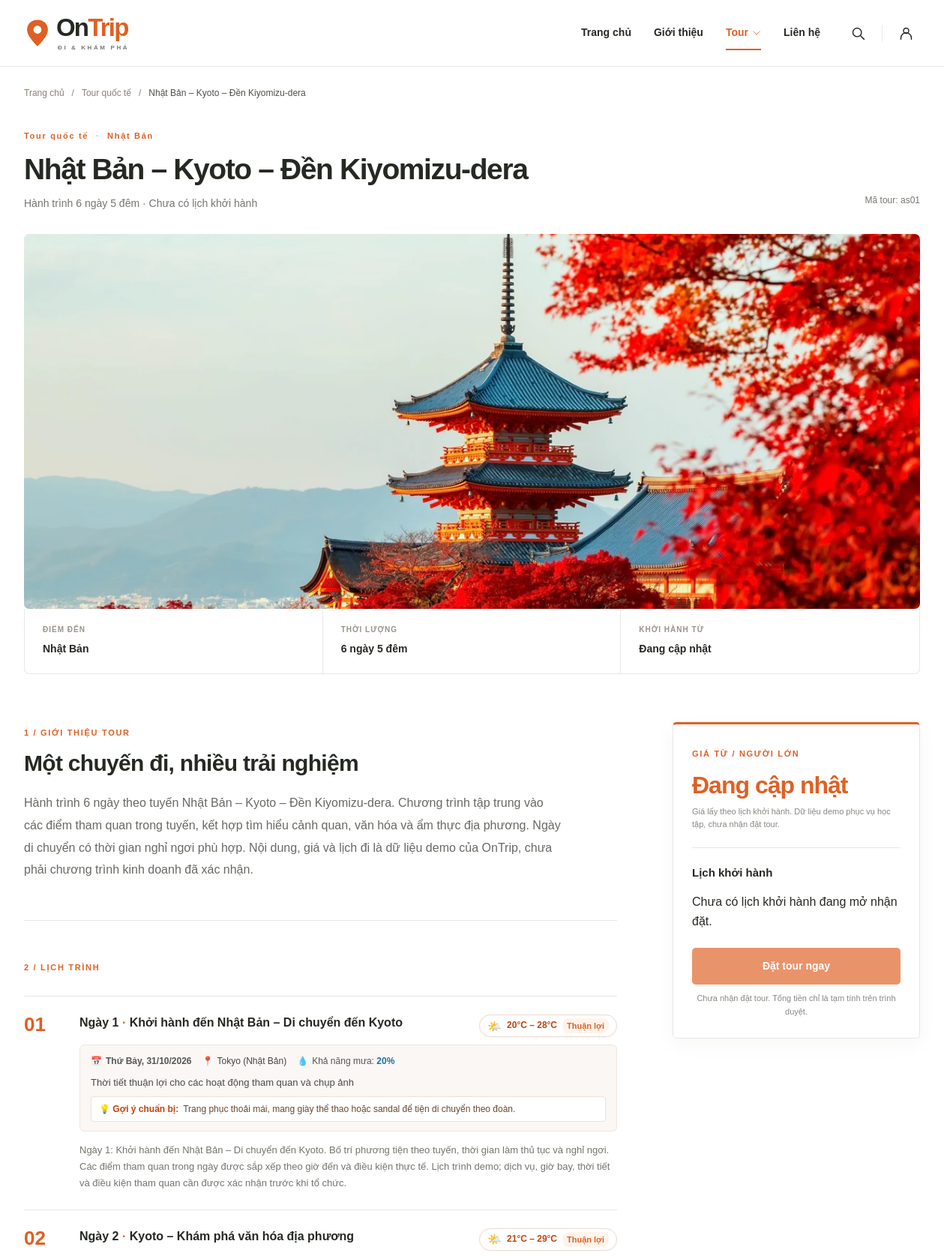
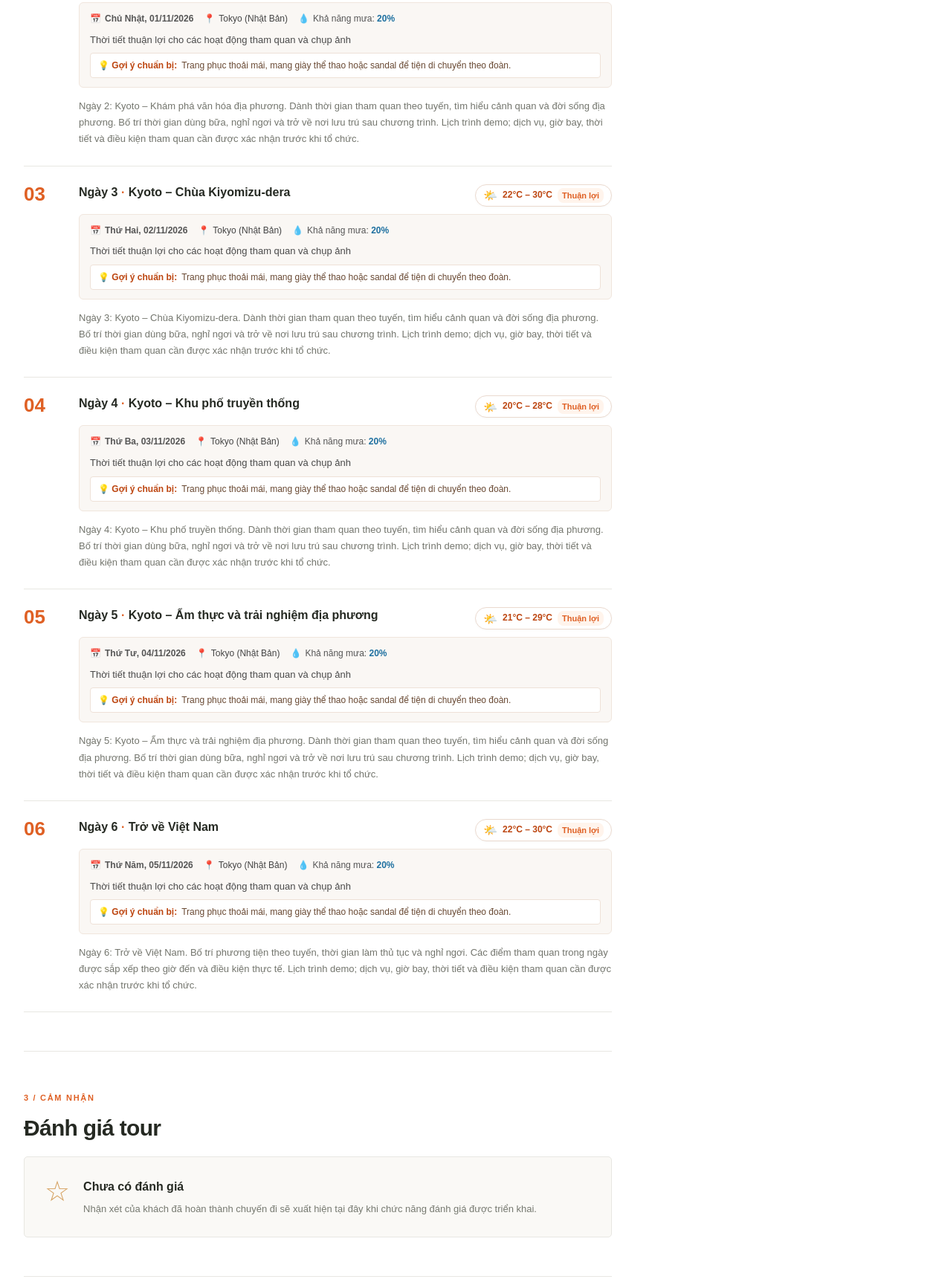
Screenshot of /index.php?page=tour-detail&type=international&id=as01 (upper part) with the database file from the repository (2 pictures, top to bottom).
### tables this page shows
CREATE TABLE IF NOT EXISTS `tour` (
    `id_tour` BIGINT UNSIGNED NOT NULL AUTO_INCREMENT,
    `ma_tour` VARCHAR(30) NOT NULL,
    `id_diem_den_chinh` BIGINT UNSIGNED NOT NULL,
    `ten_tour` VARCHAR(255) NOT NULL,
    `gioi_thieu` TEXT DEFAULT NULL,
    `so_ngay` TINYINT UNSIGNED NOT NULL,
    `duong_dan_anh` VARCHAR(255) DEFAULT NULL,
    `trang_thai` ENUM('draft', 'published', 'archived') NOT NULL DEFAULT 'draft',
    `noi_bat` TINYINT(1) NOT NULL DEFAULT 0,
    `tao_luc` TIMESTAMP NOT NULL DEFAULT CURRENT_TIMESTAMP,
    `cap_nhat_luc` TIMESTAMP NOT NULL DEFAULT CURRENT_TIMESTAMP ON UPDATE CURRENT_TIMESTAMP,
    PRIMARY KEY (`id_tour`),
    UNIQUE KEY `uq_tours_code` (`ma_tour`),
    KEY `idx_tours_destination_status` (`id_diem_den_chinh`, `trang_thai`),
    KEY `idx_tours_featured_status` (`noi_bat`, `trang_thai`),
    CONSTRAINT `chk_tours_duration` CHECK (`so_ngay` > 0),
    CONSTRAINT `fk_tours_destination` FOREIGN KEY (`id_diem_den_chinh`)
        REFERENCES `diem_den` (`id_diem_den`) ON UPDATE RESTRICT ON DELETE RESTRICT
);

CREATE TABLE IF NOT EXISTS `diem_den` (
    `id_diem_den` BIGINT UNSIGNED NOT NULL AUTO_INCREMENT,
    `ma_khu_vuc` VARCHAR(32) NOT NULL,
    `ten_diem_den` VARCHAR(120) NOT NULL,
    `duong_dan_anh` VARCHAR(255) DEFAULT NULL,
    `dang_hoat_dong` TINYINT(1) NOT NULL DEFAULT 1,
    PRIMARY KEY (`id_diem_den`),
    UNIQUE KEY `uq_destinations_region_name` (`ma_khu_vuc`, `ten_diem_den`),
    CONSTRAINT `fk_destinations_region` FOREIGN KEY (`ma_khu_vuc`)
        REFERENCES `khu_vuc_tour` (`ma_khu_vuc`) ON UPDATE CASCADE ON DELETE RESTRICT
);

CREATE TABLE IF NOT EXISTS `lich_trinh_ngay` (
    `id_lich_trinh_ngay` BIGINT UNSIGNED NOT NULL AUTO_INCREMENT,
    `id_tour` BIGINT UNSIGNED NOT NULL,
    `ngay_thu` TINYINT UNSIGNED NOT NULL,
    `tieu_de` VARCHAR(255) NOT NULL,
    `noi_dung` TEXT NOT NULL,
    PRIMARY KEY (`id_lich_trinh_ngay`),
    UNIQUE KEY `uq_itinerary_tour_day` (`id_tour`, `ngay_thu`),
    CONSTRAINT `chk_itinerary_day` CHECK (`ngay_thu` > 0),
    CONSTRAINT `fk_itinerary_tour` FOREIGN KEY (`id_tour`)
        REFERENCES `tour` (`id_tour`) ON UPDATE RESTRICT ON DELETE CASCADE
);

### app/views/tour/detail.php (the view, shortened to what the rows shown need)
<?php
$escape = static function ($value): string {
    return htmlspecialchars((string) $value, ENT_QUOTES, 'UTF-8');
};
$adultPrice = $selectedSchedule['adult_price'] ?? 0;
$childPrice = $selectedSchedule['child_price'] ?? 0;
$weatherByDay = [];
if (!empty($itineraryWeather)) {
    foreach ($itineraryWeather as $w) {
        $weatherByDay[(int) $w['day']] = $w;
    }
}
?>
<!doctype html>
<html lang="vi">
<head>
    <link rel="stylesheet" href="assets/css/style.css">
</head>
<body class="detail-page" data-tour-id="<?= $escape($tour['id'] ?? '') ?>">
<?php require __DIR__ . '/../partials/header.php'; ?>
<main id="noi-dung" class="detail-main">
<?php if ($notFound): ?>
    <div class="container detail-not-found"><h1>Không tìm thấy tour</h1><p>Tour không tồn tại hoặc chưa được công bố.</p><a class="button button-primary" href="index.php?page=tours&amp;type=<?= $tourType ?>">Xem danh sách tour</a></div>
<?php else: ?>
    <div class="container">
        <nav class="detail-breadcrumb" aria-label="Đường dẫn trang"><a href="index.php">Trang chủ</a><span>/</span><a href="index.php?page=tours&amp;type=<?= $tourType ?>"><?= $typeTitle ?></a><span>/</span><span aria-current="page"><?= $escape($tour['name']) ?></span></nav>
        <header class="detail-heading">
            <div><span class="detail-kicker"><?= $typeTitle ?> <span>·</span> <?= $escape($tour['destination']) ?></span><h1><?= $escape($tour['name']) ?></h1><p>Hành trình <?= $escape($tour['duration']) ?> · <?= $tour['origin'] !== '' ? 'Khởi hành từ ' . $escape($tour['origin']) : 'Chưa có lịch khởi hành' ?></p></div>
            <span class="detail-code">Mã tour: <?= $escape($tour['id']) ?></span>
        </header>
        <div class="detail-hero"><img src="<?= $escape($tour['image']) ?>" alt="<?= $escape($tour['destination']) ?>" width="1200" height="590"></div>
        <div class="detail-facts" aria-label="Thông tin nhanh">
            <div><span>ĐIỂM ĐẾN</span><strong><?= $escape($tour['destination']) ?></strong></div>
            <div><span>THỜI LƯỢNG</span><strong><?= $escape($tour['duration']) ?></strong></div>
            <div><span>KHỞI HÀNH TỪ</span><strong><?= $escape($tour['origin'] ?: 'Đang cập nhật') ?></strong></div>
        </div>
        <div class="detail-layout">
            <div class="detail-content">
                <section class="detail-section" id="tong-quan">
                    <span class="detail-section-label">1 / GIỚI THIỆU TOUR</span><h2>Một chuyến đi, nhiều trải nghiệm</h2>
                    <p><?= nl2br($escape($tour['introduction'] ?: 'Giới thiệu tour đang được cập nhật.')) ?></p>
                </section>
                <section class="detail-section" id="lich-trinh">
                    <span class="detail-section-label">2 / LỊCH TRÌNH</span>
                    <div class="detail-days" data-detail-days>
                        <?php foreach ($tour['itinerary'] as $day): ?>
                        <?php
                            $dayNum = (int) $day['day'];
                            $dayWeather = $weatherByDay[$dayNum] ?? null;
                        ?>
                        <article class="detail-day" data-day-item="<?= $dayNum ?>">
                            <span class="detail-day-number"><?= str_pad((string) $dayNum, 2, '0', STR_PAD_LEFT) ?></span>
                            <div class="detail-day-body">
                                <div class="detail-day-title-row">
                                    <h3>Ngày <?= $dayNum ?> <span>·</span> <?= $escape($day['title']) ?></h3>
                                    <?php if ($dayWeather): ?>
                                    <div class="day-weather-badge" data-weather-badge="<?= $dayNum ?>">
                                        <span class="weather-icon" data-weather-icon><?= $dayWeather['icon'] ?></span>
                                        <span class="weather-temp" data-weather-temp><?= $escape($dayWeather['temp_range']) ?></span>
                                        <span class="weather-tag" data-weather-tag><?= $escape($dayWeather['badge']) ?></span>
                                    </div>
                                    <?php endif; ?>
                                </div>
                                <?php if ($dayWeather): ?>
                                <div class="day-weather-card" data-weather-card="<?= $dayNum ?>">
                                    <div class="weather-card-meta">
                                        <span class="weather-meta-item weather-meta-date">
                                            <span aria-hidden="true">📅</span>
                                            <span data-weather-date><?= $escape($dayWeather['date_formatted']) ?></span>
                                        </span>
                                        <span class="weather-meta-item weather-meta-loc">
                                            <span aria-hidden="true">📍</span>
                                            <span data-weather-loc><?= $escape($dayWeather['location']) ?></span>
                                        </span>
                                        <span class="weather-meta-item weather-meta-rain">
                                            <span aria-hidden="true">💧</span>
                                            <span>Khả năng mưa: <strong data-weather-rain><?= (int) $dayWeather['rain'] ?>%</strong></span>
                                        </span>
                                    </div>
                                    <div class="weather-card-desc">
                                        <span class="weather-status-text" data-weather-status><?= $escape($dayWeather['status']) ?></span>
                                    </div>
                                    <?php if (!empty($dayWeather['advice'])): ?>
                                    <div class="weather-card-advice" data-weather-advice-box>
                                        <span class="advice-label">💡 Gợi ý chuẩn bị:</span>
                                        <span class="advice-content" data-weather-advice><?= $escape($dayWeather['advice']) ?></span>
                                    </div>
                                    <?php endif; ?>
                                </div>
                                <?php endif; ?>
                                <p class="detail-day-content"><?= nl2br($escape($day['content'])) ?></p>
                            </div>
                        </article>
                        <?php endforeach; ?>
                    </div>
                </section>
                <section class="detail-section" id="danh-gia"><span class="detail-section-label">3 / CẢM NHẬN</span><h2>Đánh giá tour</h2><div class="detail-review-empty"><span aria-hidden="true">☆</span><div><strong>Chưa có đánh giá</strong><p>Nhận xét của khách đã hoàn thành chuyến đi sẽ xuất hiện tại đây khi chức năng đánh giá được triển khai.</p></div></div></section>
            </div>
            <aside class="detail-sidebar" aria-label="Lịch khởi hành và tạm tính tour">
                <div class="detail-booking" <?= $selectedSchedule ? 'data-booking-preview' : '' ?> data-adult-price="<?= $adultPrice ?>" data-child-price="<?= $childPrice ?>">
                    <span class="detail-booking-label">GIÁ TỪ / NGƯỜI LỚN</span>
                    <p class="detail-price"><?= $tour['price'] !== null ? number_format($tour['price'], 0, ',', '.') . ' <small>₫</small>' : 'Đang cập nhật' ?></p>
                    <p class="detail-price-note">Giá lấy theo lịch khởi hành. Dữ liệu demo phục vụ học tập, chưa nhận đặt tour.</p>
                    <div class="detail-booking-divider"></div><h2>Lịch khởi hành</h2>
                    <?php if (!$selectedSchedule): ?>
                        <p>Chưa có lịch khởi hành đang mở nhận đặt.</p>
                    <?php endif; ?>
                    <button class="button button-primary detail-book-button" type="button" disabled>Đặt tour ngay</button><p class="detail-static-note">Chưa nhận đặt tour. Tổng tiền chỉ là tạm tính trên trình duyệt.</p>
                </div>
            </aside>
        </div>
    </div>
<?php endif; ?>
</main>
</body>
</html>

### rows the page displays
tour: ten_tour "Nhật Bản – Kyoto – Đền Kiyomizu-dera", id_diem_den_chinh.ten_diem_den "Nhật Bản", ma_tour "as01", duong_dan_anh (picture), gioi_thieu "Hành trình 6 ngày theo tuyến Nhật Bản – Kyoto – Đền Kiyomizu-dera. Chương trình tập trung vào các điểm tham quan trong tuyến, kết hợp tìm hiểu cảnh quan, văn hóa và ẩm thực địa phương. Ngày di chuyển có thời gian nghỉ ngơi phù hợp. Nội dung, giá và lịch đi là dữ liệu demo của OnTrip, chưa phải chương trình kinh doanh đã xác nhận."
lich_trinh_ngay: ngay_thu "01", ngay_thu "1", tieu_de "Khởi hành đến Nhật Bản – Di chuyển đến Kyoto", ngay_thu "🌤️", ngay_thu "20°C – 28°C", ngay_thu "Thuận lợi", ngay_thu "Thứ Bảy, 31/10/2026", ngay_thu "Tokyo (Nhật Bản)", ngay_thu "20", ngay_thu "Thời tiết thuận lợi cho các hoạt động tham quan và chụp ảnh", ngay_thu "Trang phục thoải mái, mang giày thể thao hoặc sandal để tiện di chuyển theo đoàn.", noi_dung "Ngày 1: Khởi hành đến Nhật Bản – Di chuyển đến Kyoto. Bố trí phương tiện theo tuyến, thời gian làm thủ tục và nghỉ ngơi. Các điểm tham quan trong ngày được sắp xếp theo giờ đến và điều kiện thực tế. Lịch trình demo; dịch vụ, giờ bay, thời tiết và điều kiện tham quan cần được xác nhận trước khi tổ chức."
lich_trinh_ngay: ngay_thu "02", ngay_thu "2", tieu_de "Kyoto – Khám phá văn hóa địa phương", ngay_thu "🌤️", ngay_thu "21°C – 29°C", ngay_thu "Thuận lợi", ngay_thu "Chủ Nhật, 01/11/2026", ngay_thu "Tokyo (Nhật Bản)", ngay_thu "20", ngay_thu "Thời tiết thuận lợi cho các hoạt động tham quan và chụp ảnh", ngay_thu "Trang phục thoải mái, mang giày thể thao hoặc sandal để tiện di chuyển theo đoàn.", noi_dung "Ngày 2: Kyoto – Khám phá văn hóa địa phương. Dành thời gian tham quan theo tuyến, tìm hiểu cảnh quan và đời sống địa phương. Bố trí thời gian dùng bữa, nghỉ ngơi và trở về nơi lưu trú sau chương trình. Lịch trình demo; dịch vụ, giờ bay, thời tiết và điều kiện tham quan cần được xác nhận trước khi tổ chức."
lich_trinh_ngay: ngay_thu "03", ngay_thu "3", tieu_de "Kyoto – Chùa Kiyomizu-dera", ngay_thu "🌤️", ngay_thu "22°C – 30°C", ngay_thu "Thuận lợi", ngay_thu "Thứ Hai, 02/11/2026", ngay_thu "Tokyo (Nhật Bản)", ngay_thu "20", ngay_thu "Thời tiết thuận lợi cho các hoạt động tham quan và chụp ảnh", ngay_thu "Trang phục thoải mái, mang giày thể thao hoặc sandal để tiện di chuyển theo đoàn.", noi_dung "Ngày 3: Kyoto – Chùa Kiyomizu-dera. Dành thời gian tham quan theo tuyến, tìm hiểu cảnh quan và đời sống địa phương. Bố trí thời gian dùng bữa, nghỉ ngơi và trở về nơi lưu trú sau chương trình. Lịch trình demo; dịch vụ, giờ bay, thời tiết và điều kiện tham quan cần được xác nhận trước khi tổ chức."
lich_trinh_ngay: ngay_thu "04", ngay_thu "4", tieu_de "Kyoto – Khu phố truyền thống", ngay_thu "🌤️", ngay_thu "20°C – 28°C", ngay_thu "Thuận lợi", ngay_thu "Thứ Ba, 03/11/2026", ngay_thu "Tokyo (Nhật Bản)", ngay_thu "20", ngay_thu "Thời tiết thuận lợi cho các hoạt động tham quan và chụp ảnh", ngay_thu "Trang phục thoải mái, mang giày thể thao hoặc sandal để tiện di chuyển theo đoàn.", noi_dung "Ngày 4: Kyoto – Khu phố truyền thống. Dành thời gian tham quan theo tuyến, tìm hiểu cảnh quan và đời sống địa phương. Bố trí thời gian dùng bữa, nghỉ ngơi và trở về nơi lưu trú sau chương trình. Lịch trình demo; dịch vụ, giờ bay, thời tiết và điều kiện tham quan cần được xác nhận trước khi tổ chức."
lich_trinh_ngay: ngay_thu "05", ngay_thu "5", tieu_de "Kyoto – Ẩm thực và trải nghiệm địa phương", ngay_thu "🌤️", ngay_thu "21°C – 29°C", ngay_thu "Thuận lợi", ngay_thu "Thứ Tư, 04/11/2026", ngay_thu "Tokyo (Nhật Bản)", ngay_thu "20", ngay_thu "Thời tiết thuận lợi cho các hoạt động tham quan và chụp ảnh", ngay_thu "Trang phục thoải mái, mang giày thể thao hoặc sandal để tiện di chuyển theo đoàn.", noi_dung "Ngày 5: Kyoto – Ẩm thực và trải nghiệm địa phương. Dành thời gian tham quan theo tuyến, tìm hiểu cảnh quan và đời sống địa phương. Bố trí thời gian dùng bữa, nghỉ ngơi và trở về nơi lưu trú sau chương trình. Lịch trình demo; dịch vụ, giờ bay, thời tiết và điều kiện tham quan cần được xác nhận trước khi tổ chức."
lich_trinh_ngay: ngay_thu "06", ngay_thu "6", tieu_de "Trở về Việt Nam", ngay_thu "🌤️", ngay_thu "22°C – 30°C", ngay_thu "Thuận lợi", ngay_thu "Thứ Năm, 05/11/2026", ngay_thu "Tokyo (Nhật Bản)", ngay_thu "20", ngay_thu "Thời tiết thuận lợi cho các hoạt động tham quan và chụp ảnh", ngay_thu "Trang phục thoải mái, mang giày thể thao hoặc sandal để tiện di chuyển theo đoàn.", noi_dung "Ngày 6: Trở về Việt Nam. Bố trí phương tiện theo tuyến, thời gian làm thủ tục và nghỉ ngơi. Các điểm tham quan trong ngày được sắp xếp theo giờ đến và điều kiện thực tế. Lịch trình demo; dịch vụ, giờ bay, thời tiết và điều kiện tham quan cần được xác nhận trước khi tổ chức."

### other values shown
$typeTitle "Tour quốc tế"
$escape($tour['duration']) "6 ngày 5 đêm"
$escape($tour['origin'] ?: 'Đang cập nhật') "Đang cập nhật"
